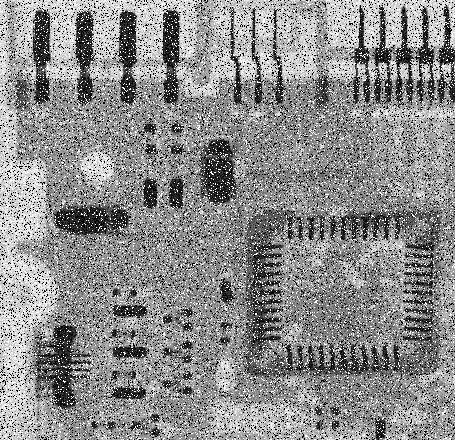
#> input picture data/uniform-plus-saltpepr.tif, 455 x 440 px
$ python original.py
#> lines starting #> are read from the running program, lines starting #| are printed output that depends on the picture; after the words box and inside, x2 and y2 are one past the last pixel; in counts of white or black regions, pixels touching at a corner belong together
### src/original_window.py
import cv2 as cv
import numpy as np
from numpy import ndarray

from filter_strategy import FilterStrategy


def load_image(filename: str) -> ndarray:
#> called with filename = '../data/uniform-plus-saltpepr.tif'
    return cv.imread(filename)
#> returned value is the input picture: shape (440, 455, 3); min 0, max 255, mean 140.1


class OriginalWindow:

    def __init__(self, window_name: str, filename: str, max_iterations: int, delay_caption: int,
                 delay_blur: int) -> None:
        self.window_name = window_name
        self.src_image: ndarray = load_image(filename)
        self.max_iterations = max_iterations
        self.delay_caption = delay_caption
        self.delay_blur = delay_blur

    def get_src_image(self) -> ndarray:
        return self.src_image

    def display_image(self, image: ndarray, delay: int = None) -> None:
        cv.imshow(self.window_name, image)
        if delay is None:
            delay = self.delay_blur
        cv.waitKey(delay)

    def display_caption(self, caption: str, delay: int = None) -> None:
#> called with caption = 'Original Image'
        dst_image = np.zeros(self.src_image.shape, self.src_image.dtype)
        rows, cols, _ch = self.src_image.shape
#> rows = 440; cols = 455
        cv.putText(
            dst_image,
            caption,
            (int(cols / 4), int(rows / 2)),
            cv.FONT_HERSHEY_COMPLEX,
            1,
            (255, 255, 255)
        )
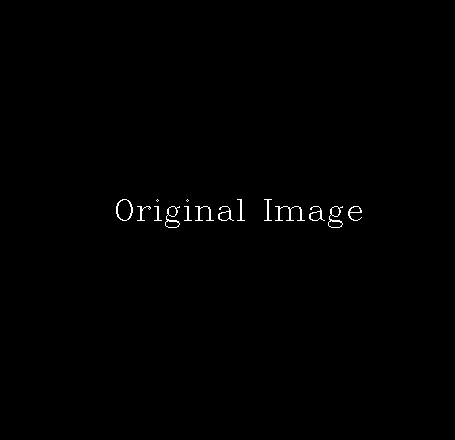
#> dst_image: shape (440, 455, 3); 0.47% white in thin lines or dots, all inside (x1, y1, x2, y2) = (116, 199, 362, 228)

        if delay is None:
            delay = self.delay_caption
        self.display_image(dst_image, delay)

    def display_filter(self, caption: str, filter_strategy: FilterStrategy, image: ndarray,
                       max_iterations: int = None) -> None:
        self.display_caption(caption)

        if max_iterations is None:
            max_iterations = self.max_iterations

        for i in range(1, max_iterations, 2):
            dst_image: ndarray = filter_strategy(image, i)
            self.display_image(dst_image)

### src/filter_strategy.py
from typing import Callable, TypedDict

import cv2 as cv
from numpy import ndarray

FilterStrategy = Callable[[ndarray, int], ndarray]


class FilterType(TypedDict):
    alias: str
    name: str
    strategy: FilterStrategy


def blur_strategy(image: ndarray, ksize: int) -> ndarray:
    return cv.blur(image, (ksize, ksize))


def gaussian_blur_strategy(image: ndarray, ksize: int) -> ndarray:
    return cv.GaussianBlur(image, (ksize, ksize), 0)


def median_blur_strategy(image: ndarray, ksize: int) -> ndarray:
    return cv.medianBlur(image, ksize)


def bilateral_filter_strategy(image: ndarray, ksize: int) -> ndarray:
    return cv.bilateralFilter(image, ksize, ksize * 2, ksize / 2)

### src/original.py
import sys

import cv2 as cv
from numpy import ndarray

from filter_strategy import blur_strategy, median_blur_strategy, gaussian_blur_strategy, bilateral_filter_strategy, \
    FilterType
from original_window import OriginalWindow

#  Global Variables
DELAY_CAPTION = 1500
DELAY_IMAGE = 2000
DELAY_BLUR = 150
MAX_KERNEL_LENGTH = 31
WINDOW_NAME = 'Smoothing Demo'
DEFAULT_IMAGE = '../data/uniform-plus-saltpepr.tif'
DEFAULT_FILTERS: list[FilterType] = [
    {'alias': 'homogeneous', 'name': 'Homogeneous Blur', 'strategy': blur_strategy},
    {'alias': 'gaussian', 'name': 'Gaussian Blur', 'strategy': gaussian_blur_strategy},
    {'alias': 'median', 'name': 'Median Blur', 'strategy': median_blur_strategy},
    {'alias': 'bilateral', 'name': 'Bilateral Blur', 'strategy': bilateral_filter_strategy}
]


def run(window: OriginalWindow) -> None:
    cv.namedWindow(WINDOW_NAME, cv.WINDOW_AUTOSIZE)

    src_image: ndarray = window.get_src_image()

    # Display original image
    window.display_caption('Original Image')
    window.display_image(src_image, DELAY_IMAGE)

    # Applying the filters
    for f in DEFAULT_FILTERS:
        window.display_filter(f.get('name'), f.get('strategy'), src_image)
#> this loop made 4 passes
#> pass 1, in display_image (call 3), `cv.imshow(self.window_name, image)`:
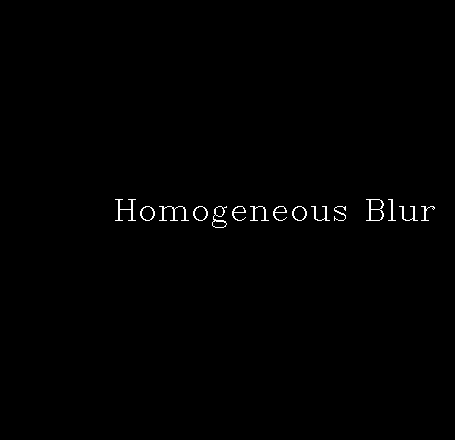
#> window 'Smoothing Demo': shape (440, 455, 3); 0.58% white in thin lines or dots, all inside (x1, y1, x2, y2) = (115, 199, 435, 228)
#> pass 1, in display_image (call 5), `cv.imshow(self.window_name, image)`:
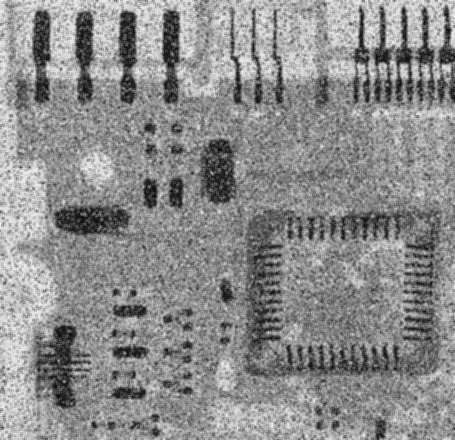
#> window 'Smoothing Demo': shape (440, 455, 3); min 9, max 245, mean 140.1
#> pass 1, in display_image (call 6), `cv.imshow(self.window_name, image)`:
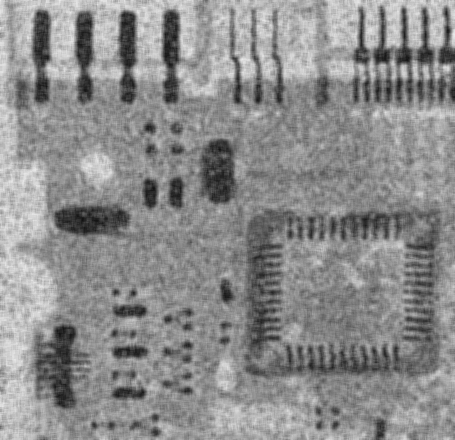
#> window 'Smoothing Demo': shape (440, 455, 3); min 17, max 234, mean 140.1

    #  Done
    window.display_caption('Done!')
#> in display_caption (call 6), `cv.putText( dst_image, caption, (int(cols / 4), int(rows / 2)), cv.FON..`:
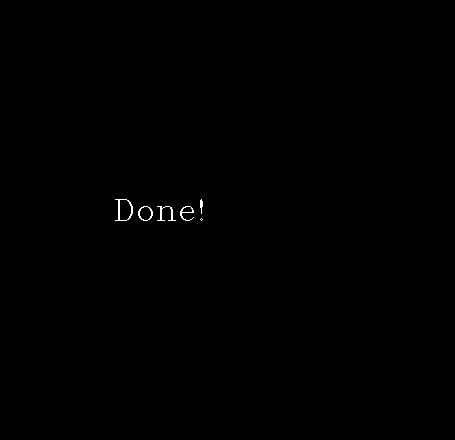
#> dst_image: shape (440, 455, 3); 0.17% white in thin lines or dots, all inside (x1, y1, x2, y2) = (115, 199, 203, 221)


if __name__ == "__main__":
    argv: list[str] = sys.argv[1:]
    filename = argv[0] if len(argv) > 0 else DEFAULT_IMAGE

    window = OriginalWindow(
        window_name=WINDOW_NAME,
        filename=filename,
        max_iterations=MAX_KERNEL_LENGTH,
        delay_caption=DELAY_CAPTION,
        delay_blur=DELAY_BLUR
    )

    run(window)
